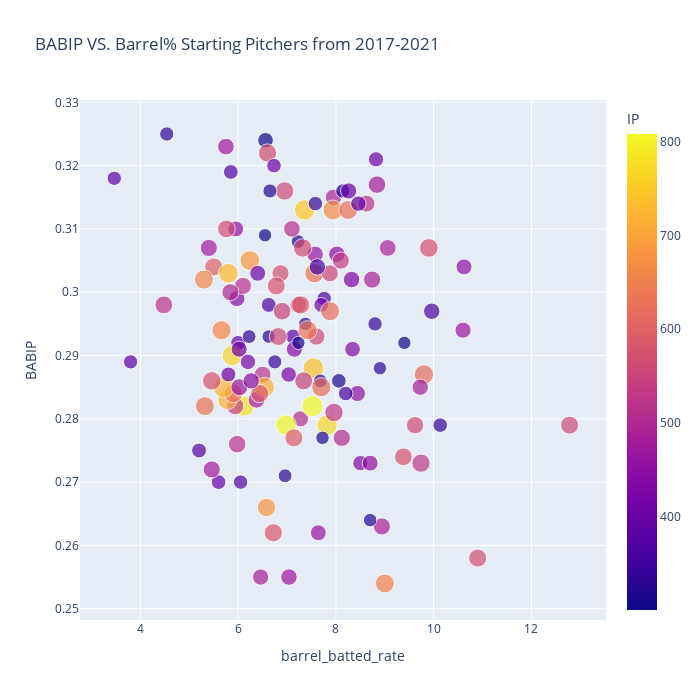

Notebook code cell kept with this figure:
### Code cell
fig = px.scatter(fg_sav, x="barrel_batted_rate", y="BABIP",
                 size = 'pitch_count',color ="IP",
                 hover_name="Name", log_x=False, size_max=15
                 , width=700, height=700,
                 title = "BABIP VS. Barrel% Starting Pitchers from 2017-2021")
fig.show()

### Figure 1 — Plotly figure (JSON) as saved in the notebook; plotly's stock layout.template omitted (floating-point values rounded to 4 significant figures; data arrays with more than 128 entries replaced by an {"elided": "..."} marker saying what was removed)
{"data": [{"hovertemplate": "<b>%{hovertext}</b><br><br>barrel_batted_rate=%{x}<br>BABIP=%{y}<br>pitch_count=%{marker.size}<br>IP=%{marker.color}<extra></extra>", "hovertext": {"elided": "132 str values"}, "legendgroup": "", "marker": {"color": {"elided": "132 float values"}, "coloraxis": "coloraxis", "size": {"elided": "132 int values"}, "sizemode": "area", "sizeref": 58.24, "symbol": "circle"}, "mode": "markers", "name": "", "orientation": "v", "showlegend": false, "type": "scatter", "x": {"elided": "132 float values"}, "xaxis": "x", "y": {"elided": "132 float values"}, "yaxis": "y"}], "layout": {"coloraxis": {"colorbar": {"title": {"text": "IP"}}, "colorscale": [[0, "#0d0887"], [0.1111, "#46039f"], [0.2222, "#7201a8"], [0.3333, "#9c179e"], [0.4444, "#bd3786"], [0.5556, "#d8576b"], [0.6667, "#ed7953"], [0.7778, "#fb9f3a"], [0.8889, "#fdca26"], [1, "#f0f921"]]}, "height": 700, "legend": {"itemsizing": "constant", "tracegroupgap": 0}, "title": {"text": "BABIP VS. Barrel% Starting Pitchers from 2017-2021"}, "width": 700, "xaxis": {"anchor": "y", "domain": [0, 1], "title": {"text": "barrel_batted_rate"}}, "yaxis": {"anchor": "x", "domain": [0, 1], "title": {"text": "BABIP"}}}}
